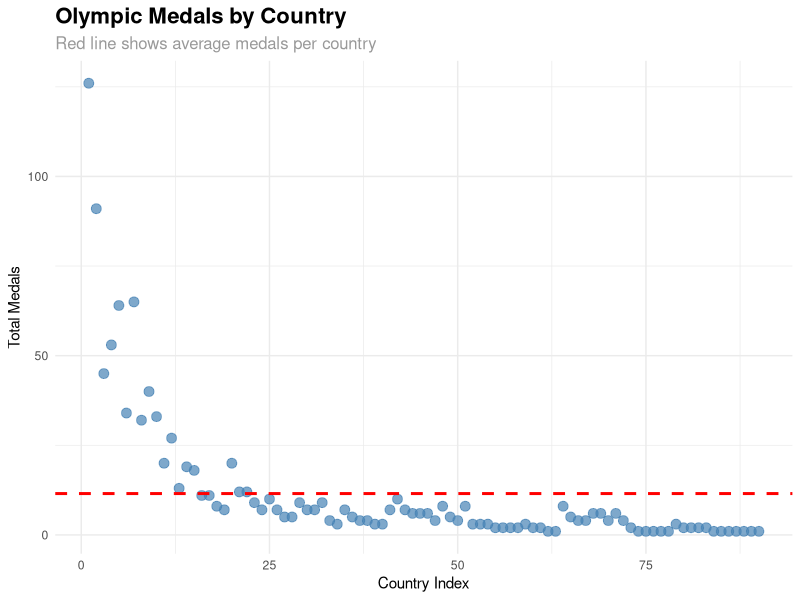
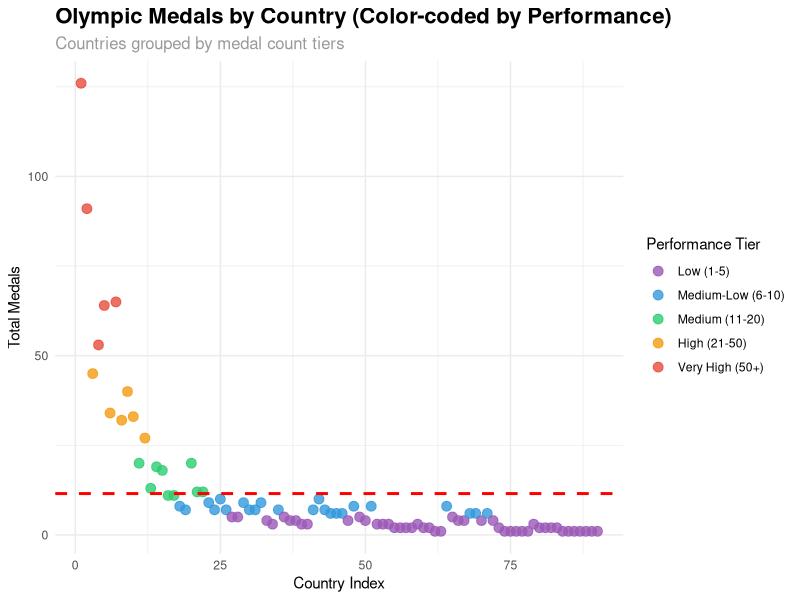
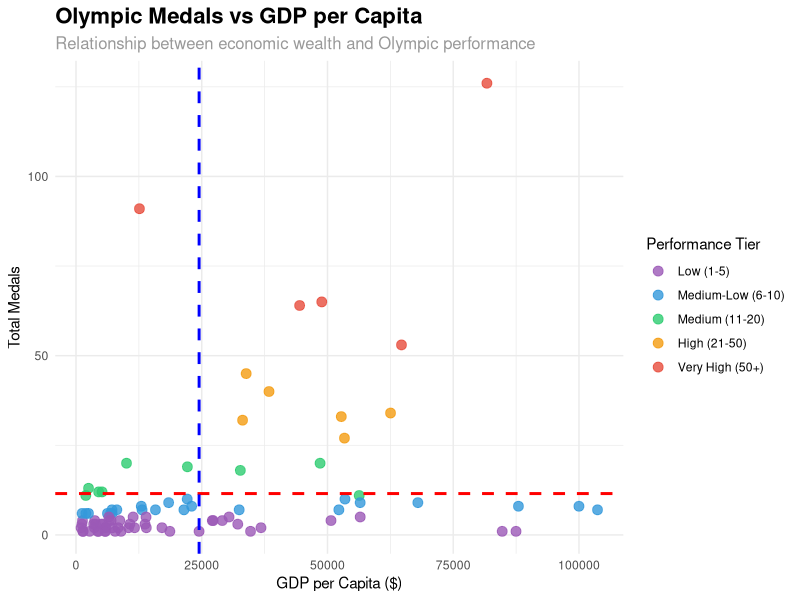

Source code (R) for these figures, in order:
## ---- chunk 1
library(ggplot2)
library(dplyr)
## ---- chunk 2
# Create the dataset
olympics_data <- data.frame(
  country = c("United States", "China", "Japan", "Australia", "France", "Netherlands", 
              "Great Britain", "South Korea", "Italy", "Germany", "New Zealand", "Canada", 
              "Uzbekistan", "Hungary", "Spain", "Sweden", "Kenya", "Norway", "Ireland", "Brazil", 
              "Iran", "Ukraine", "Romania", "Georgia", "Belgium", "Bulgaria", "Serbia", 
              "Czech Republic", "Denmark", "Azerbaijan", "Croatia", "Cuba", "Bahrain", 
              "Slovenia", "Taiwan", "Austria", "Hong Kong", "Philippines", "Algeria", 
              "Indonesia", "Israel", "Poland", "Kazakhstan", "Jamaica", "South Africa", 
              "Thailand", "Ethiopia", "Switzerland", "Ecuador", "Portugal", "Greece", 
              "Argentina", "Egypt", "Tunisia", "Botswana", "Chile", "St Lucia", "Uganda", 
              "Dominican Republic", "Guatemala", "Morocco", "Dominica", "Pakistan", "Turkey", 
              "Mexico", "Armenia", "Colombia", "North Korea", "Kyrgyzstan", "Lithuania", 
              "India", "Moldova", "Kosovo", "Cyprus", "Fiji", "Jordan", "Mongolia", "Panama", 
              "Tajikistan", "Albania", "Grenada", "Malaysia", "Puerto Rico", "Cape Verde", 
              "Ivory Coast", "Peru", "Qatar", "Singapore", "Slovakia", "Zambia"),
  total = c(126, 91, 45, 53, 64, 34, 65, 32, 40, 33, 20, 27, 13, 19, 18, 11, 11, 8, 7, 20, 
            12, 12, 9, 7, 10, 7, 5, 5, 9, 7, 7, 9, 4, 3, 7, 5, 4, 4, 3, 3, 7, 10, 7, 6, 6, 6, 
            4, 8, 5, 4, 8, 3, 3, 3, 2, 2, 2, 2, 3, 2, 2, 1, 1, 8, 5, 4, 4, 6, 6, 4, 6, 4, 2, 1, 
            1, 1, 1, 1, 3, 2, 2, 2, 2, 1, 1, 1, 1, 1, 1, 1),
  gdp = c(81695.19, 12614.06, 33834.39, 64711.77, 44460.82, 62536.73, 48866.6, 33121.37, 
          38373.17, 52745.76, 48527.83, 53371.7, 2496.11, 22147.21, 32676.98, 56305.25, 
          1949.9, 87961.78, 103684.88, 10043.62, 4502.55, 5181.36, 18419.42, 8120.36, 
          53475.29, 15797.6, 11360.96, 30427.42, 67967.38, 7155.08, 21459.78, 56495.85, 
          29084.31, 32163.51, 32443.71, 56505.97, 50696.59, 3725.55, 5260.21, 4940.55, 
          52261.68, 22112.86, 13136.62, 6874.2, 6253.16, 7171.81, 1293.78, 99994.94, 
          6533.35, 27275.11, 22990.01, 13730.51, 3512.58, 3895.39, 7249.8, 17093.24, 
          13980.09, 1014.21, 10716.01, 5797.52, 3672.11, 8953.9, 1407.02, 12985.75, 
          13926.11, 8715.77, 6979.73, 1217.0, 1969.87, 27102.78, 2484.85, 6650.65, 
          5943.13, 34701.44, 5868.16, 4482.09, 5764.8, 18661.77, 1188.99, 8367.78, 
          10463.65, 11648.67, 36779.06, 4321.58, 2728.8, 7789.87, 87480.42, 84734.26, 
          24470.24, 1369.13)
)

# Create performance categories
olympics_data$performance_tier <- cut(olympics_data$total, 
                                      breaks = c(0, 5, 10, 20, 50, Inf),
                                      labels = c("Low (1-5)", "Medium-Low (6-10)", 
                                                "Medium (11-20)", "High (21-50)", 
                                                "Very High (50+)"),
                                      right = TRUE)

# Add country index for x-axis
olympics_data$country_index <- 1:nrow(olympics_data)

# Plot 1: Simple scatter plot by country index
p1 <- ggplot(olympics_data, aes(x = country_index, y = total)) +
  geom_point(size = 3, color = "steelblue", alpha = 0.7) +
  geom_hline(yintercept = mean(olympics_data$total), color = "red", linetype = "dashed", linewidth = 1) +
  labs(title = "Olympic Medals by Country",
       subtitle = "Red line shows average medals per country",
       x = "Country Index",
       y = "Total Medals") +
  theme_minimal() +
  theme(plot.title = element_text(size = 16, face = "bold"),
        plot.subtitle = element_text(size = 12, color = "gray60"))

print(p1)

# Plot 2: Color-coded by performance tier
p2 <- ggplot(olympics_data, aes(x = country_index, y = total, color = performance_tier)) +
  geom_point(size = 3, alpha = 0.8) +
  geom_hline(yintercept = mean(olympics_data$total), color = "red", linetype = "dashed", linewidth = 1) +
  scale_color_manual(values = c("Low (1-5)" = "#9b59b6", 
                                "Medium-Low (6-10)" = "#3498db", 
                                "Medium (11-20)" = "#2ecc71", 
                                "High (21-50)" = "#f39c12", 
                                "Very High (50+)" = "#e74c3c")) +
  labs(title = "Olympic Medals by Country (Color-coded by Performance)",
       subtitle = "Countries grouped by medal count tiers",
       x = "Country Index",
       y = "Total Medals",
       color = "Performance Tier") +
  theme_minimal() +
  theme(plot.title = element_text(size = 16, face = "bold"),
        plot.subtitle = element_text(size = 12, color = "gray60"))

print(p2)

# Plot 3: Medals vs GDP per Capita
p3 <- ggplot(olympics_data, aes(x = gdp, y = total, color = performance_tier)) +
  geom_point(size = 3, alpha = 0.8) +
  geom_hline(yintercept = mean(olympics_data$total), color = "red", linetype = "dashed", linewidth = 1) +
  geom_vline(xintercept = mean(olympics_data$gdp), color = "blue", linetype = "dashed", linewidth = 1) +
  scale_color_manual(values = c("Low (1-5)" = "#9b59b6", 
                                "Medium-Low (6-10)" = "#3498db", 
                                "Medium (11-20)" = "#2ecc71", 
                                "High (21-50)" = "#f39c12", 
                                "Very High (50+)" = "#e74c3c")) +
  labs(title = "Olympic Medals vs GDP per Capita",
       subtitle = "Relationship between economic wealth and Olympic performance",
       x = "GDP per Capita ($)",
       y = "Total Medals",
       color = "Performance Tier") +
  theme_minimal() +
  theme(plot.title = element_text(size = 16, face = "bold"),
        plot.subtitle = element_text(size = 12, color = "gray60"))

print(p3)

# Plot 4: Top 20 countries bar chart
top_20 <- olympics_data %>%
  arrange(desc(total)) %>%
  head(20) %>%
  mutate(country = factor(country, levels = country))

p4 <- ggplot(top_20, aes(x = total, y = country, fill = performance_tier)) +
  geom_col(alpha = 0.8) +
  scale_fill_manual(values = c("Medium (11-20)" = "#2ecc71", 
                               "High (21-50)" = "#f39c12", 
                               "Very High (50+)" = "#e74c3c")) +
  labs(title = "Top 20 Countries by Olympic Medals",
       subtitle = "Horizontal bar chart showing medal leaders",
       x = "Total Medals",
       y = "Country",
       fill = "Performance Tier") +
  theme_minimal() +
  theme(plot.title = element_text(size = 16, face = "bold"),
        plot.subtitle = element_text(size = 12, color = "gray60"))
